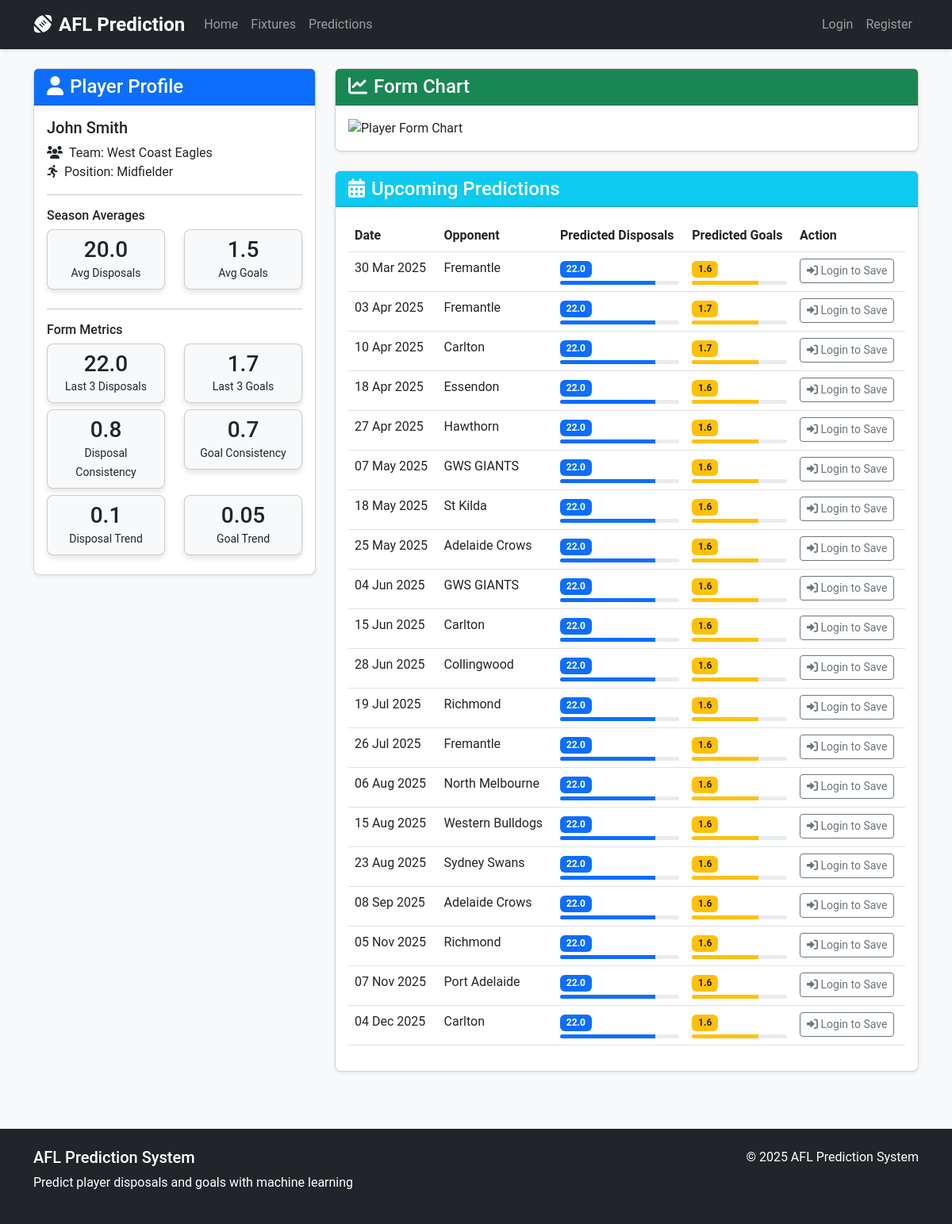
Screenshot of /player/1 with the database file from the repository.
### app.py (models this page shows, shortened)
class Player(db.Model):
    id = db.Column(db.Integer, primary_key=True)
    name = db.Column(db.String(100), nullable=False)
    team = db.Column(db.String(100), nullable=False)
    position = db.Column(db.String(100))
    avg_disposals = db.Column(db.Float)
    avg_goals = db.Column(db.Float)
    last_3_disposals = db.Column(db.Float)
    last_5_disposals = db.Column(db.Float)
    last_3_goals = db.Column(db.Float)
    last_5_goals = db.Column(db.Float)
    disposal_consistency = db.Column(db.Float)
    goal_consistency = db.Column(db.Float)
    disposal_trend = db.Column(db.Float)
    goal_trend = db.Column(db.Float)
    updated_at = db.Column(db.DateTime, default=datetime.utcnow)

class Prediction(db.Model):
    id = db.Column(db.Integer, primary_key=True)
    player_id = db.Column(db.Integer, db.ForeignKey('player.id'), nullable=False)
    fixture_id = db.Column(db.Integer, db.ForeignKey('fixture.id'), nullable=False)
    predicted_disposals = db.Column(db.Float)
    predicted_goals = db.Column(db.Float)
    disposal_confidence = db.Column(db.Float)
    goal_confidence = db.Column(db.Float)
    created_at = db.Column(db.DateTime, default=datetime.utcnow)
    player = db.relationship('Player', backref='predictions')
    fixture = db.relationship('Fixture', backref='predictions')

class Fixture(db.Model):
    id = db.Column(db.Integer, primary_key=True)
    home_team = db.Column(db.String(100), nullable=False)
    away_team = db.Column(db.String(100), nullable=False)
    venue = db.Column(db.String(100), nullable=False)
    match_date = db.Column(db.DateTime, nullable=False)
    round_number = db.Column(db.Integer, nullable=False)
    season = db.Column(db.Integer, nullable=False)
    created_at = db.Column(db.DateTime, default=datetime.utcnow)

### app.py (the view)
@app.route('/player/<int:player_id>')
def player_detail(player_id):
    player = Player.query.get_or_404(player_id)
    player_predictions = Prediction.query.filter_by(player_id=player_id).join(Fixture).order_by(Fixture.match_date).all()
    create_player_form_chart(player)
    return render_template(
        'player_detail.html',
        player=player,
        player_predictions=player_predictions,
        form_chart_path=f'images/player_{player_id}_form.png'
    )

### templates/player_detail.html (shortened to what this page needs)
{% extends 'base.html' %}
{% block content %}
<div class="row">
    <div class="col-md-4">
        <div class="card shadow-sm mb-4">
            <div class="card-header bg-primary text-white">
                <h4 class="mb-0"><i class="fas fa-user me-2"></i>Player Profile</h4>
            </div>
            <div class="card-body">
                <h5 class="card-title">{{ player.name }}</h5>
                <p class="card-text">
                    <i class="fas fa-users me-2"></i>Team: {{ player.team }}<br>
                    <i class="fas fa-running me-2"></i>Position: {{ player.position or 'N/A' }}<br>
                </p>
                <hr>
                <h6>Season Averages</h6>
                <div class="row">
                    <div class="col-6">
                        <div class="card bg-light mb-2">
                            <div class="card-body p-2 text-center">
                                <h3 class="mb-0">{{ player.avg_disposals|round(1) }}</h3>
                                <small>Avg Disposals</small>
                            </div>
                        </div>
                    </div>
                    <div class="col-6">
                        <div class="card bg-light mb-2">
                            <div class="card-body p-2 text-center">
                                <h3 class="mb-0">{{ player.avg_goals|round(1) }}</h3>
                                <small>Avg Goals</small>
                            </div>
                        </div>
                    </div>
                </div>
                <hr>
                <h6>Form Metrics</h6>
                <div class="row">
                    <div class="col-6">
                        <div class="card bg-light mb-2">
                            <div class="card-body p-2 text-center">
                                <h3 class="mb-0">{{ player.last_3_disposals|round(1) }}</h3>
                                <small>Last 3 Disposals</small>
                            </div>
                        </div>
                    </div>
                    <div class="col-6">
                        <div class="card bg-light mb-2">
                            <div class="card-body p-2 text-center">
                                <h3 class="mb-0">{{ player.last_3_goals|round(1) }}</h3>
                                <small>Last 3 Goals</small>
                            </div>
                        </div>
                    </div>
                </div>
                <div class="row">
                    <div class="col-6">
                        <div class="card bg-light mb-2">
                            <div class="card-body p-2 text-center">
                                <h3 class="mb-0">{{ player.disposal_consistency|round(2) }}</h3>
                                <small>Disposal Consistency</small>
                            </div>
                        </div>
                    </div>
                    <div class="col-6">
                        <div class="card bg-light mb-2">
                            <div class="card-body p-2 text-center">
                                <h3 class="mb-0">{{ player.goal_consistency|round(2) }}</h3>
                                <small>Goal Consistency</small>
                            </div>
                        </div>
                    </div>
                </div>
                <div class="row">
                    <div class="col-6">
                        <div class="card bg-light mb-2">
                            <div class="card-body p-2 text-center">
                                <h3 class="mb-0">{{ player.disposal_trend|round(2) }}</h3>
                                <small>Disposal Trend</small>
                            </div>
                        </div>
                    </div>
                    <div class="col-6">
                        <div class="card bg-light mb-2">
                            <div class="card-body p-2 text-center">
                                <h3 class="mb-0">{{ player.goal_trend|round(2) }}</h3>
                                <small>Goal Trend</small>
                            </div>
                        </div>
                    </div>
                </div>
            </div>
        </div>
    </div>
    <div class="col-md-8">
        <div class="card shadow-sm mb-4">
            <div class="card-header bg-success text-white">
                <h4 class="mb-0"><i class="fas fa-chart-line me-2"></i>Form Chart</h4>
            </div>
            <div class="card-body">
                <img src="{{ url_for('static', filename=form_chart_path) }}" class="img-fluid" alt="Player Form Chart">
            </div>
        </div>
        <div class="card shadow-sm">
            <div class="card-header bg-info text-white">
                <h4 class="mb-0"><i class="fas fa-calendar-alt me-2"></i>Upcoming Predictions</h4>
            </div>
            <div class="card-body">
                {% if player_predictions %}
                <div class="table-responsive">
                    <table class="table table-hover">
                        <thead>
                            <tr>
                                <th>Date</th>
                                <th>Opponent</th>
                                <th>Predicted Disposals</th>
                                <th>Predicted Goals</th>
                                <th>Action</th>
                            </tr>
                        </thead>
                        <tbody>
                            {% for prediction in player_predictions %}
                            <tr>
                                <td>{{ prediction.fixture.match_date.strftime('%d %b %Y') }}</td>
                                <td>{{ prediction.fixture.away_team if player.team == prediction.fixture.home_team else prediction.fixture.home_team }}</td>
                                <td>
                                    <span class="badge bg-primary">{{ prediction.predicted_disposals|round(1) }}</span>
                                    <div class="progress mt-1" style="height: 5px;">
                                        <div class="progress-bar bg-primary" role="progressbar"
                                             style="width: {{ prediction.disposal_confidence * 100 }}%"
                                             aria-valuenow="{{ prediction.disposal_confidence * 100 }}"
                                             aria-valuemin="0" aria-valuemax="100"></div>
                                    </div>
                                </td>
                                <td>
                                    <span class="badge bg-warning text-dark">{{ prediction.predicted_goals|round(1) }}</span>
                                    <div class="progress mt-1" style="height: 5px;">
                                        <div class="progress-bar bg-warning" role="progressbar"
                                             style="width: {{ prediction.goal_confidence * 100 }}%"
                                             aria-valuenow="{{ prediction.goal_confidence * 100 }}"
                                             aria-valuemin="0" aria-valuemax="100"></div>
                                    </div>
                                </td>
                                <td>
                                    {% if current_user.is_authenticated %}
                                    <form method="POST" action="{{ url_for('save_prediction') }}" class="d-inline">
                                        <input type="hidden" name="prediction_id" value="{{ prediction.id }}">
                                        <button type="submit" class="btn btn-sm btn-outline-primary">
                                            <i class="fas fa-bookmark"></i> Save
                                        </button>
                                    </form>
                                    {% else %}
                                    <a href="{{ url_for('login') }}" class="btn btn-sm btn-outline-secondary">
                                        <i class="fas fa-sign-in-alt"></i> Login to Save
                                    </a>
                                    {% endif %}
                                </td>
                            </tr>
                            {% endfor %}
                        </tbody>
                    </table>
                </div>
                {% else %}
                <div class="alert alert-info">
                    <i class="fas fa-info-circle me-2"></i>
                    No upcoming predictions available for this player.
                </div>
                {% endif %}
            </div>
        </div>
    </div>
</div>
{% endblock %}

### static/css/style.css (style rules this page uses)
body { font-family: 'Roboto', sans-serif; background-color: #f8f9fa; }
.card { border-radius: 0.5rem; margin-bottom: 1.5rem; box-shadow: 0 4px 6px rgba(0, 0, 0, 0.1); transition: transform 0.3s ease, box-shadow 0.3s ease; }
.card-header { border-radius: 0.5rem 0.5rem 0 0; }
.table-hover tbody tr { transition: background-color 0.2s ease; }
.fade-in { animation: fadeIn 0.5s ease-in; }

### rows the page displays
Player: name "John Smith", team "West Coast Eagles", position "Midfielder", avg_disposals "20.0", avg_goals "1.5", last_3_disposals "22.0", last_3_goals "1.7", disposal_consistency "0.8", goal_consistency "0.7", disposal_trend "0.1", goal_trend "0.05", fixture "Richmond" "Fremantle" "Western Bulldogs" "Sydney Swans" "Adelaide Crows"
Prediction: fixture.match_date "30 Mar 2025", fixture "Fremantle", predicted_disposals "22.0", disposal_confidence 0.8 (drawn), predicted_goals "1.6", goal_confidence 0.7 (drawn)
Prediction: fixture.match_date "03 Apr 2025", fixture "Fremantle", predicted_disposals "22.0", disposal_confidence 0.8 (drawn), predicted_goals "1.7", goal_confidence 0.7 (drawn)
Prediction: fixture.match_date "10 Apr 2025", fixture "Carlton", predicted_disposals "22.0", disposal_confidence 0.8 (drawn), predicted_goals "1.7", goal_confidence 0.7 (drawn)
Prediction: fixture.match_date "18 Apr 2025", fixture "Essendon", predicted_disposals "22.0", disposal_confidence 0.8 (drawn), predicted_goals "1.6", goal_confidence 0.7 (drawn)
Prediction: fixture.match_date "27 Apr 2025", fixture "Hawthorn", predicted_disposals "22.0", disposal_confidence 0.8 (drawn), predicted_goals "1.6", goal_confidence 0.7 (drawn)
Prediction: fixture.match_date "07 May 2025", fixture "GWS GIANTS", predicted_disposals "22.0", disposal_confidence 0.8 (drawn), predicted_goals "1.6", goal_confidence 0.7 (drawn)
Prediction: fixture.match_date "18 May 2025", fixture "St Kilda", predicted_disposals "22.0", disposal_confidence 0.8 (drawn), predicted_goals "1.6", goal_confidence 0.7 (drawn)
Prediction: fixture.match_date "25 May 2025", fixture "Adelaide Crows", predicted_disposals "22.0", disposal_confidence 0.8 (drawn), predicted_goals "1.6", goal_confidence 0.7 (drawn)
Prediction: fixture.match_date "04 Jun 2025", fixture "GWS GIANTS", predicted_disposals "22.0", disposal_confidence 0.8 (drawn), predicted_goals "1.6", goal_confidence 0.7 (drawn)
Prediction: fixture.match_date "15 Jun 2025", fixture "Carlton", predicted_disposals "22.0", disposal_confidence 0.8 (drawn), predicted_goals "1.6", goal_confidence 0.7 (drawn)
Prediction: fixture.match_date "28 Jun 2025", fixture "Collingwood", predicted_disposals "22.0", disposal_confidence 0.8 (drawn), predicted_goals "1.6", goal_confidence 0.7 (drawn)
Fixture: fixture.match_date "19 Jul 2025"
Fixture: fixture.match_date "26 Jul 2025"
Prediction: fixture.match_date "06 Aug 2025", fixture "North Melbourne", predicted_disposals "22.0", disposal_confidence 0.8 (drawn), predicted_goals "1.6", goal_confidence 0.7 (drawn)
Fixture: fixture.match_date "15 Aug 2025"
Fixture: fixture.match_date "23 Aug 2025"
Fixture: fixture.match_date "08 Sep 2025"
Prediction: fixture.match_date "05 Nov 2025", fixture "Richmond", predicted_disposals "22.0", disposal_confidence 0.8 (drawn), predicted_goals "1.6", goal_confidence 0.7 (drawn)
Prediction: fixture.match_date "07 Nov 2025", fixture "Port Adelaide", predicted_disposals "22.0", disposal_confidence 0.8 (drawn), predicted_goals "1.6", goal_confidence 0.7 (drawn)
Prediction: fixture.match_date "04 Dec 2025", fixture "Carlton", predicted_disposals "22.0", disposal_confidence 0.8 (drawn), predicted_goals "1.6", goal_confidence 0.7 (drawn)

### other values shown
{{ prediction.predicted_disposals|round(1) }} "22.0" "22.0" "22.0" "22.0" "22.0"
{{ prediction.predicted_goals|round(1) }} "1.6" "1.6" "1.6" "1.6" "1.6"
